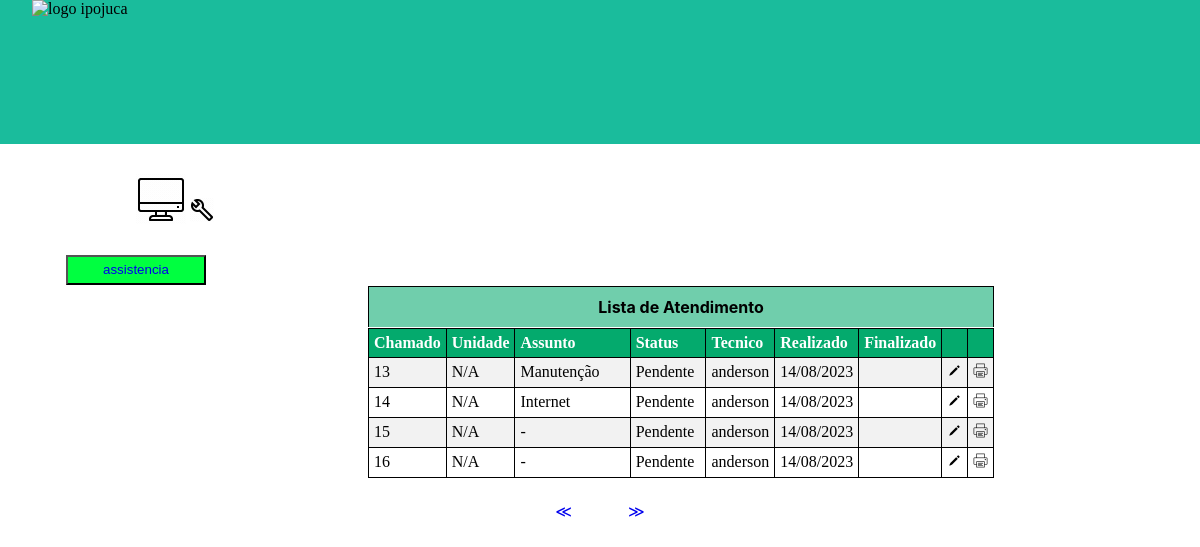
Page /chamado/adm/?page=4 (signed in) on the committed database.
### chamado/models.py (models this page shows, shortened)
class Chamado(models.Model):
    tipo = models.CharField(max_length=15)
    localpro = models.CharField(max_length=30)
    demanda = models.CharField(max_length=300)
    usuario = models.ForeignKey(Usuario, on_delete=models.DO_NOTHING)
    tecnico = models.ForeignKey(Usuarioa, on_delete=models.DO_NOTHING, default=1)
    data_cadastro = models.DateTimeField(default= datetime.today)
    data_finalizado = models.DateField(null=True, blank=True)
    status = models.CharField(max_length=40, default='Pendente')
    unidade = models.CharField(max_length=65, default='N/A')
    solucao = models.CharField(max_length=399, default='N/A')

### logadm/models.py (models this page shows)
class Usuarioa(models.Model):
    nome = models.CharField(max_length=30)
    matricula = models.CharField(max_length= 30)
    senha = models.CharField(max_length=64)
    def __str__(self) -> str:
        return self.nome

### chamado/views.py (the view)
# urls.py: path('adm/', views.adm, name = 'adm'),
def adm(request):
    if request.session.get('usuario'):
        usuario = Usuarioa.objects.get(id = request.session['usuario'])
        chamados = Chamado.objects.filter(tecnico=usuario)
        paginator = Paginator(chamados, 4)
        page_num = request.GET.get('page')
        page = paginator.get_page(page_num)
        return render(request, 'html/hoadm.html', {'page':page, 'usuario':usuario})
    else:
        return redirect('/logadm/adm')

### chamado/templates/html/hoadm.html (shortened to what this page needs)
{% load static %}
<!DOCTYPE html>
<html lang="pt-br">
<head>
    <link rel="stylesheet" href="{% static 'css/hoadm.css' %}">
</head>
<body>
    <div class="divim">
        <img class="imglog" src="https://www.ipojuca.pe.gov.br/wp-content/uploads/2021/03/loader-pmi.png" alt="logo ipojuca">
        </div>
       <img class="imgpc" src="{% static 'img/pc.gif' %}" alt="https://icons8.com.br/icons/set/pc">
        <img class="imgchave"  src="{% static 'img/inclesa.gif' %}" alt="https://icons8.com.br/icons/set/chave-inglesa">
        <button class="botach" type="submit"> <a style="text-decoration: none" href="{% url 'cadastro' %}">assistencia</a></button>
        <div class="divname">Lista de Atendimento</div>
        <table id="tabela">
            <tr>
              <th style="width: 10%;"> <span>Chamado</span></th>
              <th><span>Unidade</span></th>
              <th style="width: 30%;"><span>Assunto</span></th>
              <th style="width: 15%;"><span>Status</span></th>
              <th><span>Tecnico</span></th>
              <th><span>Realizado</span></th>
              <th><span>Finalizado</span></th>
              <th></th>
              <th></th>
            </tr>
            {% for chamado in page.object_list %}
            <tr >
              <td >{{ chamado.id }}</td>
              <td>{{chamado.unidade}}</td>
              <td>{{ chamado.tipo }}</td>
              <td>{{ chamado.status }}</td>
              <td>{{ chamado.tecnico }}</td>
              <td>{{chamado.data_cadastro|date:"d/m/Y"}}</td>
              <td>{{chamado.data_finalizado|date:"d/m/Y"}}</td>
              <td>
              <a href="{% url 'admcad' id_chamado=chamado.id %}">
                <img src="{% static 'img/lapiz.png' %}" alt="https://icons8.com.br">
              </a>
            </td>
            <td >
              <a href="{% url 'admcad' id_chamado=chamado.id %}">
                <img src="{% static 'img/impressora.png' %}" alt="">
              </a>
            </td>
            </tr>
            {% endfor %}
        </table>
        <div class="pagina">
          {% if page.has_previous %}
            <a href="{% url 'adm' %}?page={{ page.previous_page_number }}">&#8810;&#8195; &#8195; </a>
          {% endif %}
          {% if page.has_next %}
            <a href="{% url 'adm' %}?page={{ page.next_page_number }}">&#8195; &#8811;</a>
          {% endif %}
        </div>
</body>
</html>

### static/css/hoadm.css (style rules this page uses)
body, html { margin: 0; padding: 0; width: 100%; height: 100%; overflow: hidden; }
a { text-decoration: none; }
.pagina { display: flex; justify-content: center; margin-top: 13vh; }
.divim { background: #1abc9c; width: 100%; height: 18vh; flex-shrink: 0; }
.imglog { width: 120px; height: 123px; flex-shrink: 0; position: relative; top: 0vh; right: -4vh; }
.imgpc { position: relative; top: 30px; right: -17vh; }
.imgchave { position: relative; top: 28px; right: -17vh; }
.botach { background: rgb(0, 255, 64); color: #fff; width: 140px; height: 30px; position: relative; top: 10%; right: 2vh; }
.divname { background-color: #04aa6d91; width: 52%; height: 5vh; flex-shrink: 0; position: relative; top: 9.88vh; right: -46vh; font-family: 'Inter' ; font-weight: bold; display: flex; align-items: center; justify-content: center; border: 1px solid black; border-bottom: none; }
span { color: #fff; }
tr:nth-child(even) { background: #f2f2f2; }
td { border: 1px solid; padding: 5px; }
th { padding-top: 8px; padding-bottom: 8px; text-align: left; background-color: #04AA6D; color: black; padding: 5px; border-bottom: 1px solid; border: 1px solid; }
table { width: 52.18%; border: 1px solid; border-collapse: collapse;position: relative; top: 10%; right: -46vh; border-top: none; }

### rows in the picture
Chamado: id "13", unidade "N/A", tipo "Manutenção", status "Pendente", tecnico "anderson", data_cadastro "14/08/2023"
Chamado: id "14", unidade "N/A", tipo "Internet", status "Pendente", tecnico "anderson", data_cadastro "14/08/2023"
Chamado: id "15", unidade "N/A", tipo "-", status "Pendente", tecnico "anderson", data_cadastro "14/08/2023"
Chamado: id "16", unidade "N/A", tipo "-", status "Pendente", tecnico "anderson", data_cadastro "14/08/2023"
